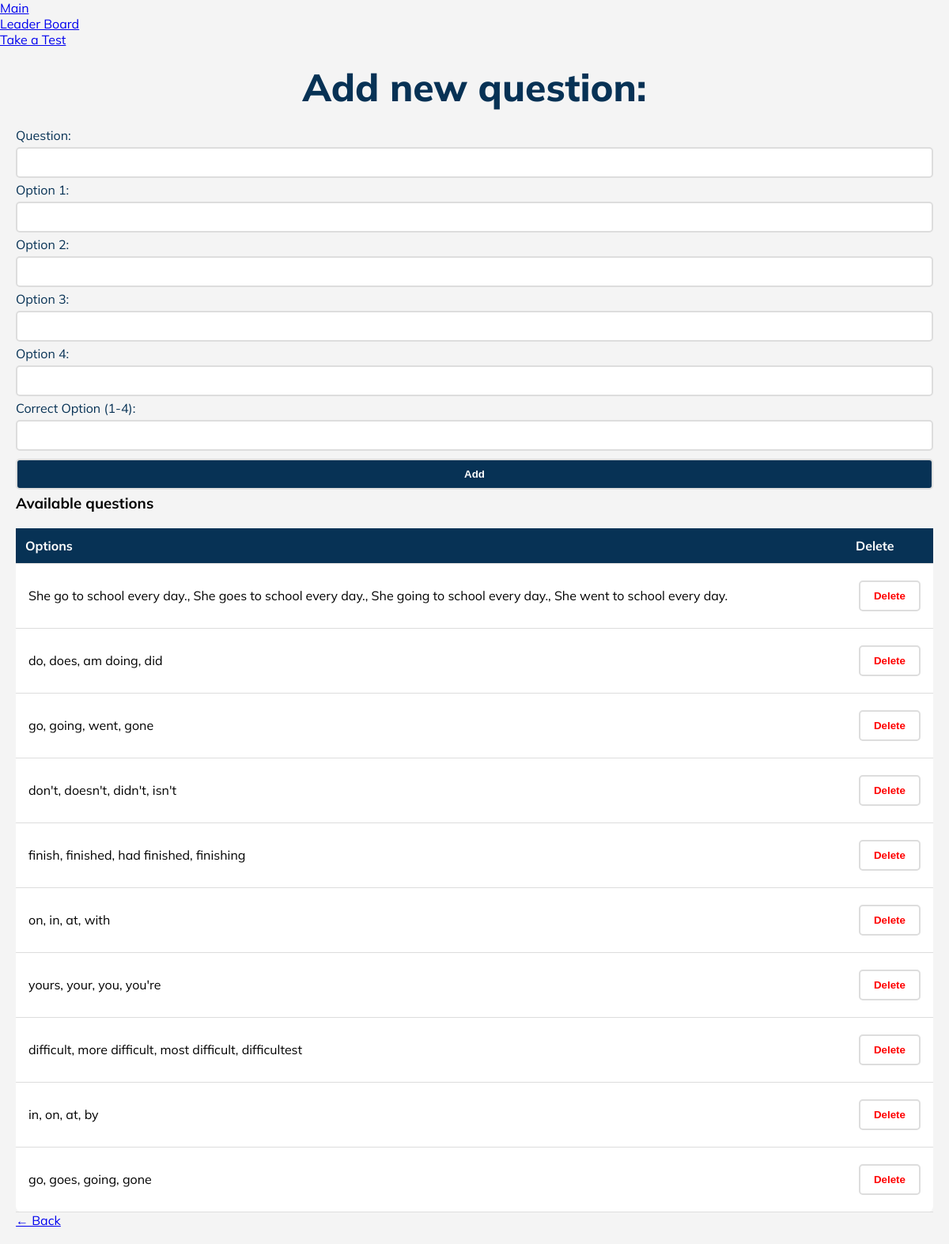
The page /admin (signed in) on the database its author committed.
### tables this page shows
CREATE TABLE questions (
    id INTEGER PRIMARY KEY AUTOINCREMENT,
    question TEXT NOT NULL,
    option1 TEXT NOT NULL,
    option2 TEXT NOT NULL,
    option3 TEXT NOT NULL,
    option4 TEXT NOT NULL,
    togri INTEGER NOT NULL
);

### app.py (the view, shortened to what this page needs)
@app.route("/admin", methods=["GET", "POST"])
def admin_panel():
    if not is_admin():  # is_admin funksiyasi sessiyani tekshirmoqda
        return "You do not have admin rights!"
    conn = conn_databaza()
    cursor = conn.cursor()
    cursor.execute("SELECT * FROM questions")
    questions = cursor.fetchall()
    conn.close()
    return render_template("admin.html", questions=questions)

### app.py (called while the page is built)
def is_admin():
    return "user_id" in session and session.get("is_admin") == 1

def conn_databaza():
    conn = sqlite3.connect("users.db")
    conn.row_factory = sqlite3.Row
    return conn

### templates/admin.html (shortened to what this page needs)
<!DOCTYPE html>
<html lang="en">
<head>
    <link rel="stylesheet" href="https://cdn.jsdelivr.net/npm/@picocss/pico@1/css/pico.min.css">
    <link rel="stylesheet" href="/static/admin.css">
</head>
<body>
    <nav class="container">
        <ul>
            <li><a href="/">Main</a></li>
        </ul>
        <ul>
            <li><a href="/leaderboard">Leader Board</a></li>
            <li><a href="/test-cover">Take a Test</a></li>
        </ul>
    </nav>
    <main class="container">
        <section>
            <hgroup>
                <h2>Add new question:</h2>
            </hgroup>
            <form method="POST">
                <label for="question">Question:</label>
                <input type="text" id="question" name="question" required>
                <label for="option1">Option 1:</label>
                <input type="text" id="option1" name="option1" required>
                <label for="option2">Option 2:</label>
                <input type="text" id="option2" name="option2" required>
                <label for="option3">Option 3:</label>
                <input type="text" id="option3" name="option3" required>
                <label for="option4">Option 4:</label>
                <input type="text" id="option4" name="option4" required>
                <label for="correct_option">Correct Option (1-4):</label>
                <input type="number" id="correct_option" name="correct_option" min="1" max="4" required>
                <button type="submit">Add</button>
            </form>
        </section>
        <section>
            <h3>Available questions</h3>
            <table>
                <thead>
                    <tr>
                        <th>Options</th>
                        <th>Delete</th>
                    </tr>
                </thead>
                <tbody>
                    {% for question in questions %}
                    <tr>
                        <td>{{ question["option1"] }}, {{ question["option2"] }}, {{ question["option3"] }}, {{ question["option4"] }}</td>
                        <td>
                            <form action="{{ url_for('delete_question', question_id=question['id']) }}" method="POST">
                                <button class="del" type="submit">Delete</button>
                            </form>
                        </td>
                    </tr>
                    {% endfor %}
                </tbody>
            </table>
            <a href="/" role="button">← Back</a>
        </section>
    </main>
</body>
</html>

### static/admin.css (style rules this page uses)
*, html { box-sizing: border-box; margin: 0; padding: 0; }
.container { max-width: 1200px; margin: 0 auto; }
body { font-family: 'Mulish', sans-serif; margin: 0; padding: 0; background: #f4f4f4; }
main { padding: 20px; }
h2 { text-align: center; margin-bottom: 1.3rem; font-weight: 800; font-size: 3rem; color: #073255; }
input, button { width: 100%; padding: 10px; margin: 5px 0; border: 2px solid #ddd; border-radius: 5px; }
input { background-color: white; }
button { background: #073255; color: white; font-weight: bold; cursor: pointer; }
.del { background-color: white; color: red; }
table { width: 100%; border-collapse: collapse; background: white; margin-top: 20px; border-radius: 8px; }
table th { padding: 12px; border-bottom: 1px solid #ddd; text-align: left; }
table th { background: #073255; color: white; }
td { padding: 1rem; border-bottom: 1px solid #ddd; text-align: left; color: black; }
label { color: #073255; }

### rows shown on the page
questions: option1 "She go to school every day.", option2 "She goes to school every day.", option3 "She going to school every day.", option4 "She went to school every day."
questions: option1 "do", option2 "does", option3 "am doing", option4 "did"
questions: option1 "go", option2 "going", option3 "went", option4 "gone"
questions: option1 "don't", option2 "doesn't", option3 "didn't", option4 "isn't"
questions: option1 "finish", option2 "finished", option3 "had finished", option4 "finishing"
questions: option1 "on", option2 "in", option3 "at", option4 "with"
questions: option1 "yours", option2 "your", option3 "you", option4 "you're"
questions: option1 "difficult", option2 "more difficult", option3 "most difficult", option4 "difficultest"
questions: option1 "in", option2 "on", option3 "at", option4 "by"
questions: option1 "go", option2 "goes", option3 "going", option4 "gone"
